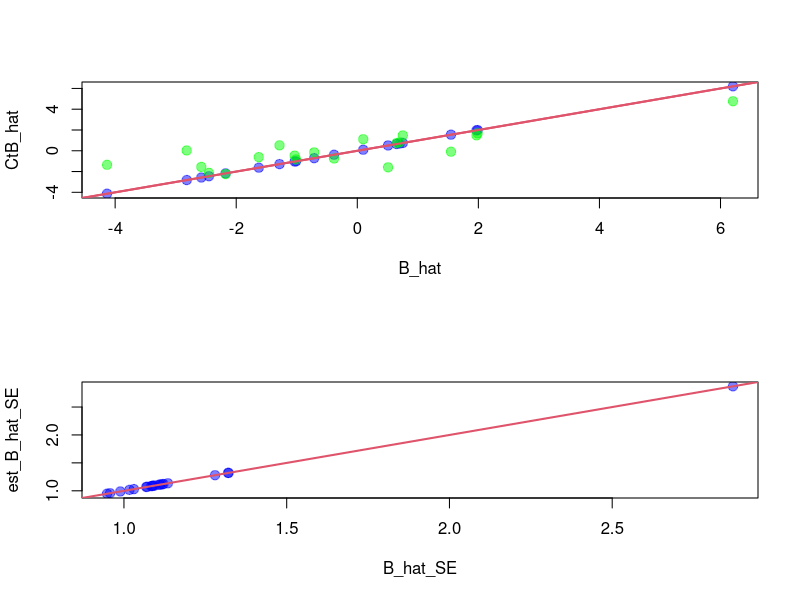
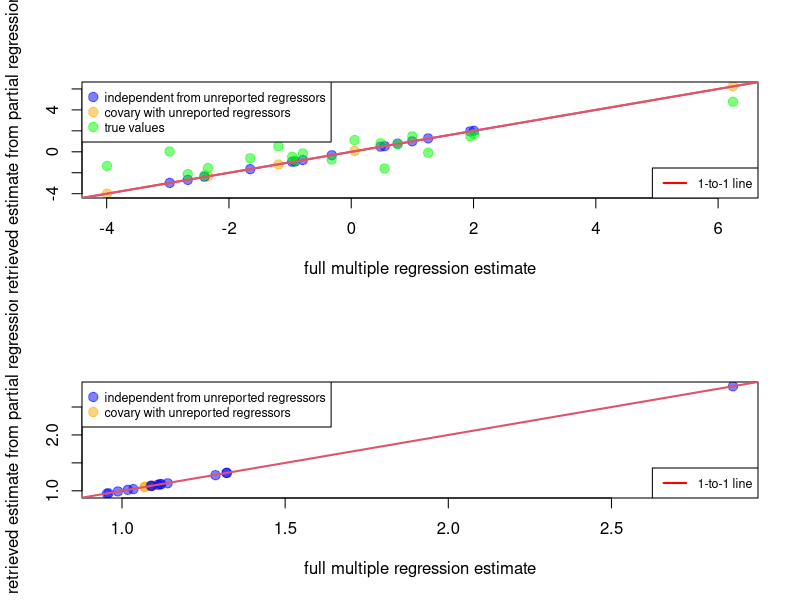

Write R code to recreate these figures, in order.
#number of parameters, i.e. 'X's
np <- 20

#number of observations
n <- 1E3

#function to sample some correlation matrix
rlkj <- function (K, eta = 1) {
  alpha <- eta + (K - 2)/2
  r12 <- 2 * rbeta(1, alpha, alpha) - 1
  R <- matrix(0, K, K)
  R[1, 1] <- 1
  R[1, 2] <- r12
  R[2, 2] <- sqrt(1 - r12^2)
  if (K > 2) 
    for (m in 2:(K - 1)) {
      alpha <- alpha - 0.5
      y <- rbeta(1, m/2, alpha)
      z <- rnorm(m, 0, 1)
      z <- z/sqrt(crossprod(z)[1])
      R[1:m, m + 1] <- sqrt(y) * z
      R[m + 1, m + 1] <- sqrt(1 - y)
    }
  return(crossprod(R))
}

#data-generating correlation / covariance matrix
corrmat <- rlkj(np, 0.5)

#sample our 'X's
X <- mvtnorm::rmvnorm(n, rep(0, np), corrmat)

#autocorrelated alleles
X_freq <- replicate(np, rbeta(1,1,2)) #allele frequency across loci
std_normal_thresholds <- qnorm(X_freq)
Xc1 <- mvtnorm::rmvnorm(n, rep(0, np), corrmat)
Xc2 <- mvtnorm::rmvnorm(n, rep(0, np), corrmat)
X <- sapply(1:np, function(gi) as.integer(Xc1[,gi] > std_normal_thresholds[gi]) + as.integer(Xc2[,gi] > std_normal_thresholds[gi]))

#sample our 'B's
B <- rnorm(np, 0, 2)

#sample our intercept
A <- 3

#sample our 'Y's
Y <- A + X%*%t(t(B)) + rnorm(n, sd = 20)

#estimate simple regression coefficients
C_hat <- sapply(1:np, function(p) lm(Y ~ 1 + X[,p])$coefficients[2])

#retrieve covariances between 'X's and 'Y's
CovXY <- C_hat * apply(X, 2, var)

#solve for 'B_hat's using 'C_hat's
CtB_hat <- pracma::pinv(cov(X)) %*% CovXY

#estimate multple regression coefficients
B_hat <- lm(Y~1+X)$coefficients[-1]

#compare
par(mfrow = c(2,1))
plot(B_hat, CtB_hat, pch = 19, col = adjustcolor("blue", 0.5), cex = 1.25); abline(0,1,col=2,lwd=2)
points(B_hat, B, pch = 19, col = adjustcolor("green", 0.5), cex = 1.25); abline(0,1,col=2,lwd=2)

#now obtain multiple regresssion standard errors
# C_hat_SE <- sapply(1:np, function(p) summary(lm(Y ~ 1 + X[,p]))$coefficients[2,2])
B_hat_SE <- summary(lm(Y~1+X))$coefficients[-1,2]
diag(solve(cov(X))) / B_hat_SE^2
var(summary(lm(Y~1+X))$residuals)
var(Y) * (1-summary(lm(Y~1+X))$r.squared)
(n-1) / (var(Y) * (1-summary(lm(Y~1+X))$adj.r.squared))
(n-1) / summary(lm(Y~1+X))$sigma^2

covariance_matrix <- cbind(rbind(cov(X), CovXY), c(CovXY, var(Y)))
r2 <- t(cov2cor(covariance_matrix)[np+1,-(np+1)]) %*% solve(cor(X)) %*% t(t(cov2cor(covariance_matrix)[np+1,-(np+1)]))
summary(lm(Y~1+X))$r.squared
r2
adj_r2 <- 1-((1- r2) * (n-1) / (n-np-1))
summary(lm(Y~1+X))$adj.r.squared
adj_r2

B_hat_SE <- summary(lm(Y~1+X))$coefficients[-1,2]
B_hat_SE
Cov_B <- solve(cov(X)) / c(((n-1) / (var(Y) * (1-adj_r2))))
est_B_hat_SE <- sqrt(diag(Cov_B))
est_B_hat_SE
all(abs(B_hat_SE - est_B_hat_SE) < 1E-6)
plot(B_hat_SE, est_B_hat_SE, pch = 19, col = adjustcolor("blue", 0.5), cex = 1.25); abline(0,1,col=2,lwd=2)

#### let's try adding unreported covariates ####
nZ <- 5
Z <- matrix(rnorm(n*nZ, 0, 1), nrow = n)
Z <- Z# - X[,1:nZ]
B_Z <- rnorm(nZ, 0, 1)
Y_Z <- Y + Z%*%t(t(B_Z))
D_hat <- sapply(1:np, function(p) lm(Y ~ 1 + X[,p] + Z)$coefficients[2])
CovXY_Z <- D_hat * apply(X, 2, var)
CtB_hat_Z <- pracma::pinv(cov(X)) %*% CovXY_Z
B_hat_Z <- lm(Y~1+X+Z)$coefficients[-1][-((np+1):(np+nZ))]
plot(B_hat_Z, CtB_hat_Z, pch = 19, col = adjustcolor(c(rep("orange", nZ), rep("blue", np-nZ)), 0.5), cex = 1.25,
     xlab = "full multiple regression estimate", ylab = "retrieved estimate from partial regressions"); abline(0,1,col=2,lwd=2)
points(B_hat_Z, B, pch = 19, col = adjustcolor("green", 0.5), cex = 1.25); abline(0,1,col=2,lwd=2)
legend("topleft", cex = 0.75, col = adjustcolor(c("blue", "orange", "green"), 0.5), pch = 19, pt.cex = 1.25,
       legend = c("independent from unreported regressors", "covary with unreported regressors", "true values"))
legend("bottomright", cex = 0.75, col = "red", lwd = 2, legend = "1-to-1 line")

covariance_matrix_Z <- cbind(rbind(cov(X), CovXY_Z), c(CovXY_Z, var(Y)))
r2_Z <- t(cov2cor(covariance_matrix_Z)[np+1,-(np+1)]) %*% solve(cor(X)) %*% t(t(cov2cor(covariance_matrix_Z)[np+1,-(np+1)]))
summary(lm(Y~1+X+Z))$r.squared
r2_Z
adj_r2_Z <- 1-((1- r2_Z) * (n-1) / (n-np-1))
summary(lm(Y~1+X+Z))$adj.r.squared
adj_r2_Z

summary(lm(Y_Z~1+Z))$r.squared

B_hat_SE_Z <- summary(lm(Y~1+X+Z))$coefficients[-1,2][-((np+1):(np+nZ))]
B_hat_SE_Z
est_B_hat_SE_Z <- sqrt(diag(solve(cov(X))) / c(((n-1) / (var(Y) * (1-adj_r2_Z)))))
est_B_hat_SE_Z
mean(abs(B_hat_SE_Z - est_B_hat_SE_Z))
plot(B_hat_SE_Z, est_B_hat_SE_Z, pch = 19, col = adjustcolor(c(rep("orange", nZ), rep("blue", np-nZ)), 0.5), cex = 1.25,
     xlab = "full multiple regression estimate", ylab = "retrieved estimate from partial regressions"); abline(0,1,col=2,lwd=2)
legend("topleft", cex = 0.75, col = adjustcolor(c("blue", "orange"), 0.5), pch = 19, pt.cex = 1.25,
       legend = c("independent from unreported regressors", "covary with unreported regressors"))
legend("bottomright", cex = 0.75, col = "red", lwd = 2, legend = "1-to-1 line")
cor(B_hat_SE_Z, est_B_hat_SE_Z)
# plot(B_hat_SE^2, diag(solve(cov(X))))
# n / anova(lm(Y~X))[[3]][2]
# mdev <- function(x) x - mean(x)
# plot(t(apply(X, 2, mdev) ) %*% apply(X, 2, mdev) / (n-1), cov(X))
# solve(cov(X)) %*% B_hat_SE

# points(B_hat, B_that, pch = 19, col = adjustcolor("red", 0.5), cex = 1.25)


# plot(B_hat, B); abline(0,1)
# plot(correlation::cor_to_spcor(cov = covariance_matrix)[np+1,-(np+1)] * sd(Y) / apply(X, 2, sd), lm(Y~1+X)$coefficients[-1]); abline(0,1)
# plot(correlation::cor_to_pcor(cor = covariance_matrix)[np+1,-(np+1)] * sd(Y) / apply(X, 2, sd), lm(Y~1+X)$coefficients[-1]); abline(0,1)
# # plot(correlation::cor_to_spcor(cov = covariance_matrix)[-(np+1),np+1], lm(Y~1+X)$coefficients[-1])

# sum(correlation::cor_to_spcor(cov = covariance_matrix)[np+1,-(np+1)]^2)
# sum(correlation::cor_to_pcor(cor = covariance_matrix)[np+1,-(np+1)]^2) 
